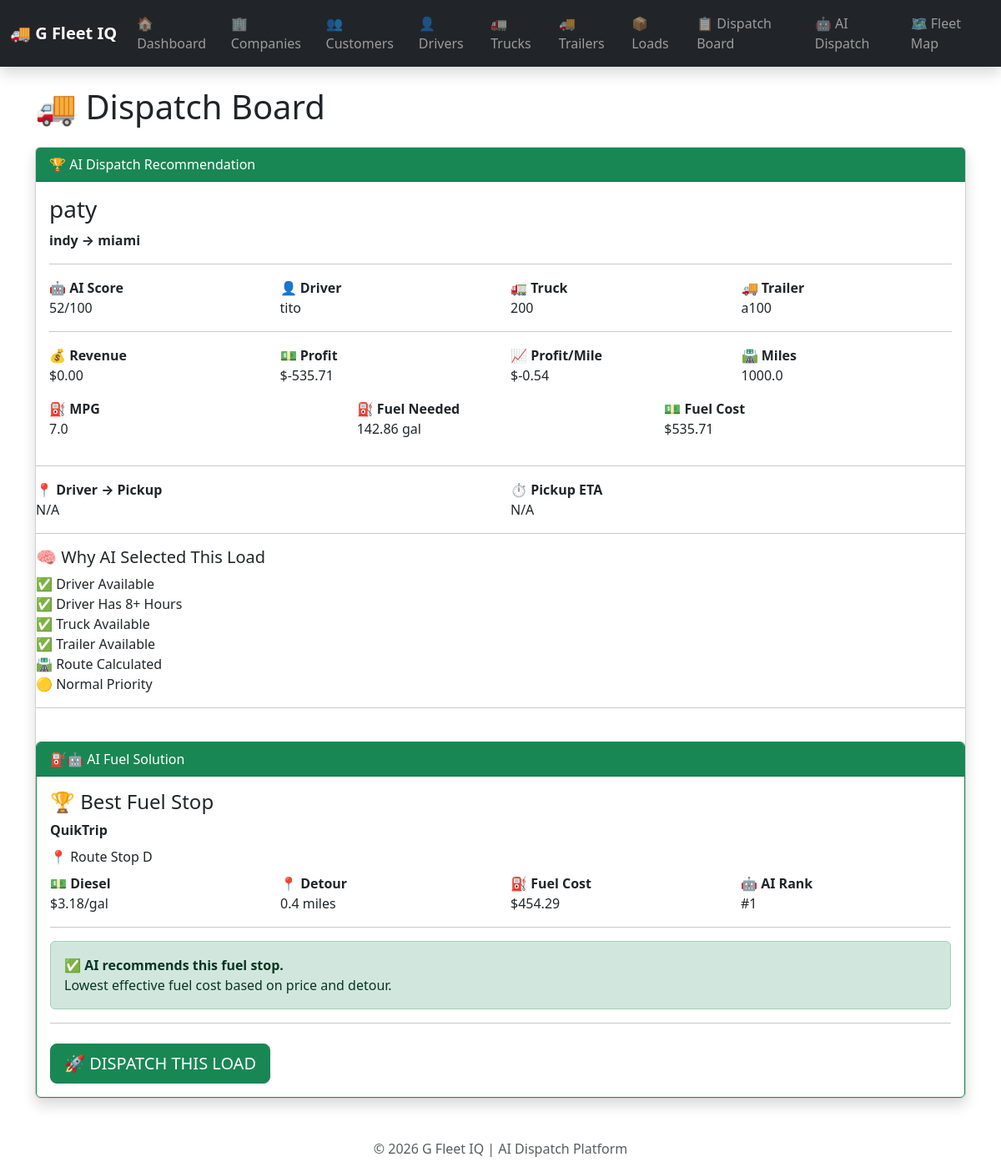
The page /dispatch-board/ on the database as committed earlier.
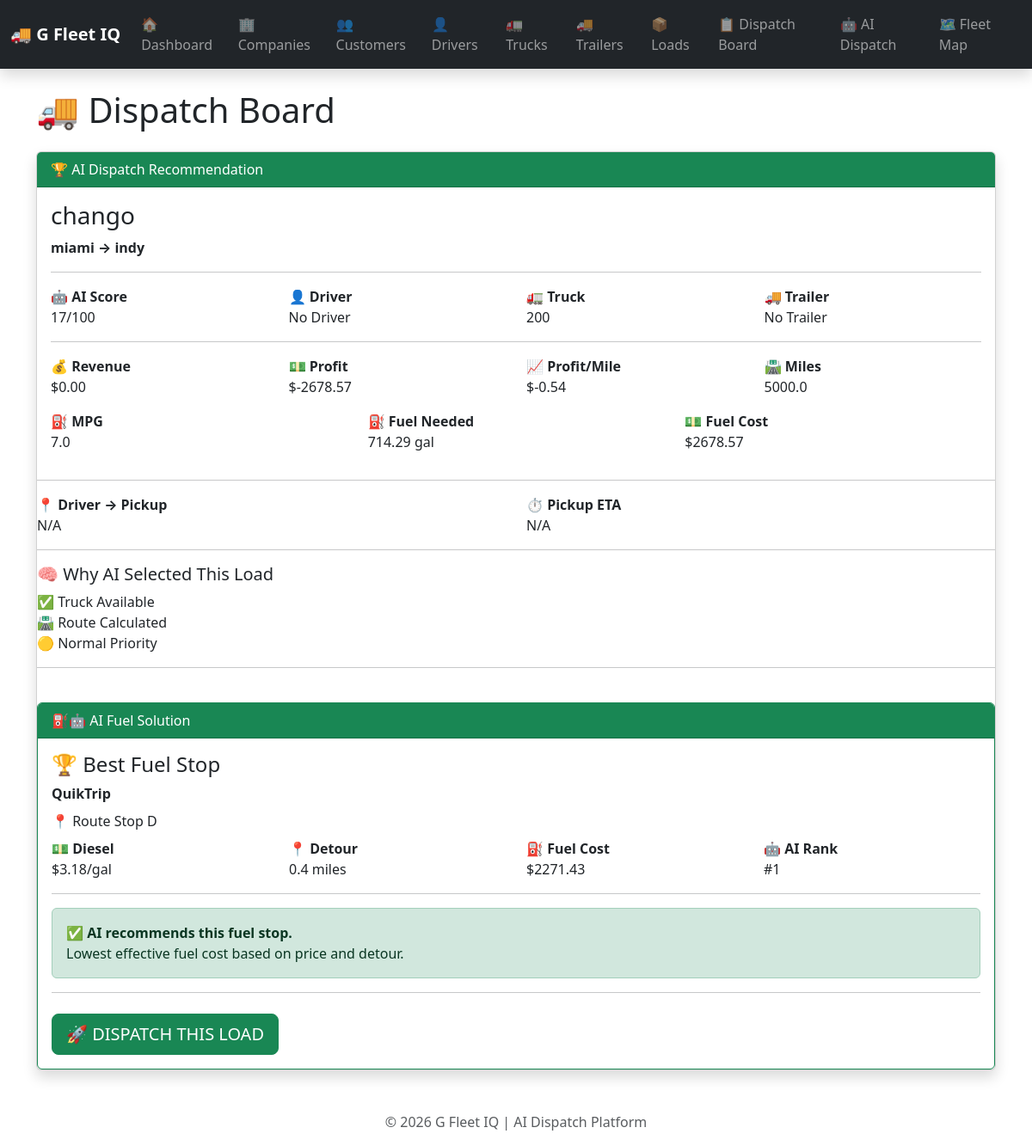
The same page on the database as committed later.
### fleet/models.py (models this page shows, shortened)
class Load(models.Model):
    PRIORITY_CHOICES=[("Low","Low"),("Normal","Normal"),("High","High"),("Critical","Critical")]
    customer=models.ForeignKey(Customer,on_delete=models.CASCADE,related_name="loads")
    pickup=models.CharField(max_length=200)
    delivery=models.CharField(max_length=200)
    pickup_latitude = models.FloatField(
    null=True,
    blank=True,
)
    pickup_longitude = models.FloatField(
    null=True,
    blank=True,
)
    delivery_latitude = models.FloatField(
    null=True,
    blank=True,
)
    delivery_longitude = models.FloatField(
    null=True,
    blank=True,
)
    pickup_datetime=models.DateTimeField(null=True,blank=True)
    delivery_datetime=models.DateTimeField(null=True,blank=True)
    equipment_type=models.CharField(max_length=50,default="Dry Van")
    priority=models.CharField(max_length=20,choices=PRIORITY_CHOICES,default="Normal")
    weight=models.IntegerField(default=0)
    miles=models.IntegerField(default=0)
    distance=models.IntegerField(default=0)
    rate=models.DecimalField(max_digits=10,decimal_places=2,default=0)
    fuel_cost=models.DecimalField(max_digits=10,decimal_places=2,default=0)
    driver_pay=models.DecimalField(max_digits=10,decimal_places=2,default=0)
    tolls=models.DecimalField(max_digits=10,decimal_places=2,default=0)
    maintenance_cost=models.DecimalField(max_digits=10,decimal_places=2,default=0)
    insurance_cost=models.DecimalField(max_digits=10,decimal_places=2,default=0)
    profit=models.DecimalField(max_digits=10,decimal_places=2,default=0)
    profit_per_mile=models.DecimalField(max_digits=10,decimal_places=2,default=0)
    status=models.CharField(max_length=50,default="Available")
    driver=models.ForeignKey(Driver,on_delete=models.SET_NULL,null=True,blank=True)
    truck=models.ForeignKey(Truck,on_delete=models.SET_NULL,null=True,blank=True)
    trailer=models.ForeignKey(Trailer,on_delete=models.SET_NULL,null=True,blank=True)
    company=models.ForeignKey(Company,on_delete=models.CASCADE,related_name="loads",null=True,blank=True)

class Customer(models.Model):
    name=models.CharField(max_length=100)
    location=models.CharField(max_length=200)
    company=models.ForeignKey(Company,on_delete=models.CASCADE,related_name="customers",null=True,blank=True)
    def __str__(self):
        return self.name

class Driver(models.Model):
    STATUS_CHOICES=[("Available","Available"),("Driving","Driving"),("Off Duty","Off Duty"),("On Break","On Break")]
    name=models.CharField(max_length=100)
    location=models.CharField(max_length=200,blank=True,default="")
    latitude = models.FloatField(
    default=39.7684
)
    longitude = models.FloatField(
    default=-86.1581
)
    available=models.BooleanField(default=True)
    status=models.CharField(max_length=20,choices=STATUS_CHOICES,default="Available")
    truck_capacity=models.IntegerField(default=53000)
    hours_remaining=models.IntegerField(default=11)
    phone=models.CharField(max_length=20,blank=True,default="")
    ai_score=models.IntegerField(default=0)
    miles_today=models.IntegerField(default=0)
    loads_completed=models.IntegerField(default=0)
    fuel_efficiency=models.FloatField(default=7.0)
    shift_start=models.TimeField(null=True,blank=True)
    shift_end=models.TimeField(null=True,blank=True)
    home_terminal=models.CharField(max_length=100,blank=True,default="")
    truck=models.ForeignKey(Truck,on_delete=models.SET_NULL,null=True,blank=True)
    company=models.ForeignKey(Company,on_delete=models.CASCADE,related_name="drivers",null=True,blank=True)

class Trailer(models.Model):
    STATUS_CHOICES=[("Empty","Empty"),("Loaded","Loaded"),("Maintenance","Maintenance"),("Out of Service","Out of Service")]
    trailer_number=models.CharField(max_length=50,unique=True)
    status=models.CharField(max_length=20,choices=STATUS_CHOICES,default="Empty")
    location=models.CharField(max_length=200,blank=True,default="")
    capacity=models.IntegerField(default=53000)
    available=models.BooleanField(default=True)
    utilization=models.FloatField(default=0)
    last_inspection=models.DateField(null=True,blank=True)
    company=models.ForeignKey(Company,on_delete=models.CASCADE,related_name="trailers",null=True,blank=True)

### dashboard/views.py (the view)
# urls.py: path("dispatch-board/", views.dispatch_board, name="dispatch_board"),
def dispatch_board(request):
    available_drivers = Driver.objects.filter(
        available=True,
        status="Available",
    )
    for driver in available_drivers:
        score = 0
        if driver.available:
            score += 40
        if getattr(driver, "hours_remaining", 0) >= 8:
            score += 30
        elif getattr(driver, "hours_remaining", 0) >= 4:
            score += 20
        else:
            score += 10
        if getattr(driver, "truck", None):
            score += 20
        driver.ai_score = score
        driver.save(
            update_fields=["ai_score"]
        )
    all_loads = Load.objects.filter(
        status="Available"
    )
    plans = build_plans(
        all_loads
    )
    best_plan = (
        plans[0]
        if plans
        else None
    )
    driver_to_pickup_miles = None
    driver_pickup_eta = None
    best_fuel_stop = None
    if best_plan:
        fuel_mpg = (
            best_plan["profit"].get(
                "mpg",
                7.0,
            )
        )
        trip_miles = (
            best_plan["route"].get(
                "miles",
                0,
            )
        )
        test_stations = [
            {
                "brand": "Pilot",
                "name": "Pilot Travel Center",
                "address": "Route Stop A",
                "price_per_gallon": 3.20,
                "detour_miles": 0.6,
            },
            {
                "brand": "Love's",
                "name": "Love's Travel Stop",
                "address": "Route Stop B",
                "price_per_gallon": 3.25,
                "detour_miles": 0.5,
            },
            {
                "brand": "TA",
                "name": "TA Travel Center",
                "address": "Route Stop C",
                "price_per_gallon": 3.27,
                "detour_miles": 0.7,
            },
            {
                "brand": "QuikTrip",
                "name": "QuikTrip",
                "address": "Route Stop D",
                "price_per_gallon": 3.18,
                "detour_miles": 0.4,
            },
        ]
        best_fuel_stop = find_best_fuel_stop(
            test_stations,
            trip_miles,
            fuel_mpg,
        )
        driver = best_plan.get("driver")
        load = best_plan.get("load")
        if driver and load:
            driver_to_pickup_miles = (
                best_plan.get("driver_road_miles")
                or best_plan.get("driver_distance")
            )
            if driver_to_pickup_miles is None:
                driver_to_pickup_miles = calculate_driver_distance(
                    driver,
                    load,
                )
            if driver_to_pickup_miles is not None:
                driver_pickup_eta = round(
                    driver_to_pickup_miles / 60,
                    1,
                )
    recommended_driver = (
        available_drivers
        .order_by("-ai_score")
        .first()
    )
    recommended_truck = (
        Truck.objects
        .filter(active=True)
        .first()
    )
    recommended_trailer = (
        Trailer.objects
        .filter(available=True)
        .first()
    )
    context = {
        "loads": Load.objects.all(),
        "drivers": available_drivers,
        "trucks": Truck.objects.all(),
        "trailers": Trailer.objects.all(),
        "plans": plans,
        "best_plan": best_plan,
        "best_fuel_stop": best_fuel_stop,
        "driver_to_pickup_miles": driver_to_pickup_miles,
        "driver_pickup_eta": driver_pickup_eta,
        "recommended_driver": recommended_driver,
        "recommended_truck": recommended_truck,
        "recommended_trailer": recommended_trailer,
    }
    return render(
        request,
        "dashboard/dispatch_board.html",
        context,
    )

### dashboard/ai_engine.py (called while the page is built)
def select_best_driver(load):
    return (
        Driver.objects.filter(
            available=True,
            status="Available"
        )
        .order_by("-ai_score", "-hours_remaining")
        .first()
    )

def select_best_truck(load):
    return (
        Truck.objects.filter(
            active=True
        )
        .order_by("-capacity")
        .first()
    )

def select_best_trailer(load):
    return (
        Trailer.objects.filter(
            available=True
        )
        .order_by("-capacity")
        .first()
    )

### dashboard/fuel_engine.py (called while the page is built)
def to_decimal(value, default="0"):
    try:
        return Decimal(str(value))
    except (TypeError, ValueError):
        return Decimal(default)

def calculate_fuel_need(miles, mpg):
    miles = to_decimal(miles)
    mpg = to_decimal(mpg)
    if miles <= 0 or mpg <= 0:
        return Decimal("0")
    return miles / mpg

def calculate_detour_cost(detour_miles, mpg, price_per_gallon):
    detour_gallons = calculate_fuel_need(
        detour_miles,
        mpg,
    )
    return detour_gallons * to_decimal(
        price_per_gallon
    )

### dashboard/templates/dashboard/dispatch_board.html (shortened to what the changed rows need)
{% extends "dashboard/base.html" %}
{% block content %}
<h1 class="mb-4">🚚 Dispatch Board</h1>
<div class="card shadow mb-4">
    <div class="card-header bg-success text-white">
        🏆 AI Dispatch Recommendation
    </div>
    <div class="card-body">
        {% if best_plan %}
            <h3>
                {{ best_plan.load.customer }}
            </h3>
            <p>
                <strong>
                    {{ best_plan.load.pickup }}
                    →
                    {{ best_plan.load.delivery }}
                </strong>
            </p>
            <hr>
            <div class="row">
                <div class="col-md-3">
                    <strong>🤖 AI Score</strong><br>
                    {{ best_plan.ai_score }}/100
                </div>
                <div class="col-md-3">
                    <strong>👤 Driver</strong><br>
                    {% if best_plan.driver %}
                        {{ best_plan.driver.name }}
                    {% else %}
                        No Driver
                    {% endif %}
                </div>
                <div class="col-md-3">
                    <strong>🚛 Truck</strong><br>
                    {% if best_plan.truck %}
                        {{ best_plan.truck.unit_number }}
                    {% else %}
                        No Truck
                    {% endif %}
                </div>
                <div class="col-md-3">
                    <strong>🚚 Trailer</strong><br>
                    {% if best_plan.trailer %}
                        {{ best_plan.trailer.trailer_number }}
                    {% else %}
                        No Trailer
                    {% endif %}
                </div>
            </div>
            <hr>
<div class="row">
    <div class="col-md-3">
        <strong>💰 Revenue</strong><br>
        ${{ best_plan.profit.revenue|floatformat:2 }}
    </div>
    <div class="col-md-3">
        <strong>💵 Profit</strong><br>
        ${{ best_plan.profit.profit|floatformat:2 }}
    </div>
    <div class="col-md-3">
        <strong>📈 Profit/Mile</strong><br>
        ${{ best_plan.profit.profit_per_mile|floatformat:2 }}
    </div>
    <div class="col-md-3">
        <strong>🛣️ Miles</strong><br>
        {{ best_plan.route.miles|floatformat:1 }}
    </div>
</div>
<div class="row mt-3">
    <div class="col-md-4">
        <strong>⛽ MPG</strong><br>
        {{ best_plan.profit.mpg|floatformat:1 }}
    </div>
    <div class="col-md-4">
        <strong>⛽ Fuel Needed</strong><br>
        {{ best_plan.profit.gallons|floatformat:2 }} gal
    </div>
    <div class="col-md-4">
        <strong>💵 Fuel Cost</strong><br>
        ${{ best_plan.profit.fuel_cost|floatformat:2 }}
    </div>
</div>
</div>
<hr>
<div class="row">
   <div class="col-md-6">
    <strong>📍 Driver → Pickup</strong><br>
    {% if best_plan.driver_distance is not None %}
        {{ best_plan.driver_distance }} miles
    {% else %}
        N/A
    {% endif %}
</div>
    <div class="col-md-6">
        <strong>⏱️ Pickup ETA</strong><br>
        {% if best_plan.driver_drive_hours is not None %}
            {{ best_plan.driver_drive_hours }} hours
        {% else %}
            N/A
        {% endif %}
    </div>
</div>
<hr>
<h5>🧠 Why AI Selected This Load</h5>
{% for reason in best_plan.ai_reasons %}
    <div>{{ reason }}</div>
{% endfor %}
<hr>
<div class="card border-success mt-4">
    <div class="card-header bg-success text-white">
        ⛽🤖 AI Fuel Solution
    </div>
    <div class="card-body">
        {% if best_fuel_stop %}
            <h4>🏆 Best Fuel Stop</h4>
            <p class="mb-2">
                <strong>{{ best_fuel_stop.name }}</strong>
            </p>
            <p class="mb-2">
                📍 {{ best_fuel_stop.address }}
            </p>
            <div class="row">
                <div class="col-md-3">
                    <strong>💵 Diesel</strong><br>
                    ${{ best_fuel_stop.price_per_gallon|floatformat:2 }}/gal
                </div>
                <div class="col-md-3">
                    <strong>📍 Detour</strong><br>
                    {{ best_fuel_stop.detour_miles|floatformat:1 }} miles
                </div>
                <div class="col-md-3">
                    <strong>⛽ Fuel Cost</strong><br>
                    ${{ best_fuel_stop.fuel_cost|floatformat:2 }}
                </div>
                <div class="col-md-3">
                    <strong>🤖 AI Rank</strong><br>
                    #{{ best_fuel_stop.rank }}
                </div>
            </div>
            <hr>
            <div class="alert alert-success mb-0">
                ✅ <strong>AI recommends this fuel stop.</strong><br>
                Lowest effective fuel cost based on price and detour.
            </div>
            <hr>
<div class="d-grid mt-4">
    <form method="post"
          action="{% url 'assign_load' best_plan.load.id %}">
        <button type="submit"
                class="btn btn-success btn-lg">
            🚀 DISPATCH THIS LOAD
        </button>
    </form>
</div>
        {% else %}
            <div class="alert alert-info mb-0">
                ⛽ No live fuel station data available yet.
            </div>
        {% endif %}
    </div>
</div>
{% else %}
    <div class="alert alert-info">
        📦 <strong>All available loads have been dispatched.</strong><br>
        There are no loads waiting for AI assignment right now.
    </div>
{% endif %}
{% endblock %}

Rows that differ between the two databases and show on the page:
no longer on this page (row edited): Load: load.customer "paty", load.pickup "indy", load.delivery "miami"
no longer on this page (row edited): Driver: driver.name "tito"
no longer on this page (row edited): Trailer: trailer.trailer_number "a100"
added Load: load.customer "chango", load.pickup "miami", load.delivery "indy"
Other text that changed with them:
{{ best_plan.ai_score }}: "52" → "17"
{{ best_plan.profit.profit|floatformat:2 }}: "-535.71" → "-2678.57"
{{ best_plan.route.miles|floatformat:1 }}: "1000.0" → "5000.0"
{{ best_plan.profit.gallons|floatformat:2 }}: "142.86" → "714.29"
{{ best_plan.profit.fuel_cost|floatformat:2 }}: "535.71" → "2678.57"
{{ best_fuel_stop.fuel_cost|floatformat:2 }}: "454.29" → "2271.43"
text now shown: "No Driver No Trailer"
list line gone: "✅ Driver Available"
list line gone: "✅ Driver Has 8+ Hours"
list line gone: "✅ Trailer Available"
